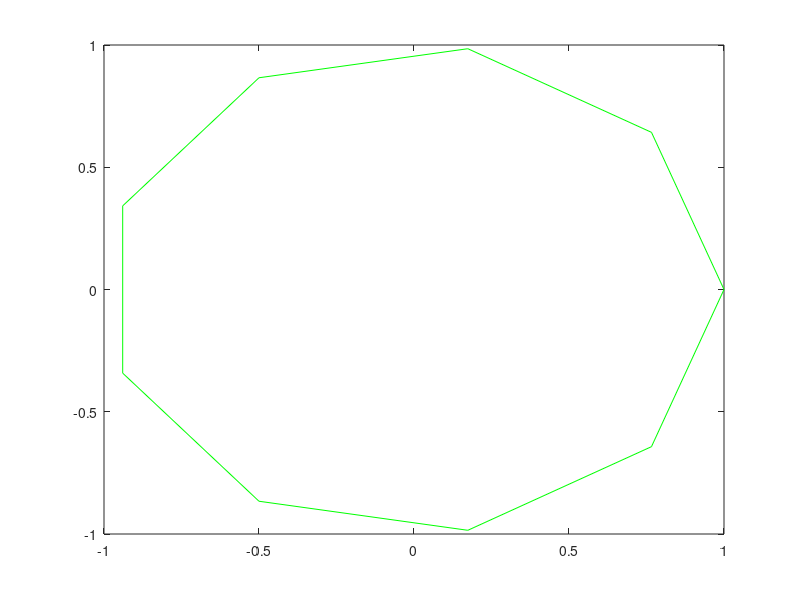

The MATLAB script that drew this image: (Note: this script raises an error after producing the figure.)
function [XX,YY,ZZ]=objectBuilder
% this function is for building a 3D object
%
% idea is that you draw various slices from a to down view, starting 
% from the bottom
%
% Do the shape in the bottom layer. Then alter these points
% in the next layer. You need the same number of control points in each
% layer. When done with a layer click return
% when finished click return and it will finish
% if you want a solid top need to do another layer with all points 
% close to the centre
%
% can reedit later
% eg to change height of layer 3 do ZZ(ZZ==3)=2.5

% make the base
xx=[];
yy=[];
XX=[];
YY=[];
ZZ=[];
figure(1)
clf
axis([-1 1 -1 1])
th=linspace(0,2*pi,10);
plot(cos(th),sin(th),'g')
hold on
while(1)
    [x,y]=ginput(1);
    if isempty(x)
        plot([xx(end),xx(1)],[yy(end),yy(1)],'k-')
        break
    end
    if ~isempty(xx)
        plot(x,y,'kx')
        plot([x,xx(end)],[y,yy(end)],'k-')
    else
        plot(x,y,'kx')
        hold on
    end
%     axis(10*[-1 1 -1 1])
    xx=[xx,x];
    yy=[yy,y];
end
X0=xx;
Y0=yy;
j=0;
while(1)
    j=j+1;
    X1=X0;
    Y1=Y0;
    % make next level
    action='select';
    while(1)
        [x,y]=ginput(1);
        if isempty(x)
            break
        end
        switch action
            case 'select'
                % find the nearest point
                d2=dist2([x,y],[X1(:),Y1(:)]);
                [val,ind]=min(d2);
                action='place';
            case 'place'
                % replace
                X1(ind)=x;
                Y1(ind)=y;
                hold off
                plot(X0,Y0,'kx')
                hold on
                plot(X0,Y0,'k-')
                plot(X1,Y1,'r')
                action='select';
        end
    end
    [X,Y,Z]=buildPatches(X0,Y0,X1,Y1);
    XX=[XX;X];
    YY=[YY;Y];
    ZZ=[ZZ;Z+j];
    figure(2)
    fill3(XX',YY',ZZ','g')
    figure(1)
    X0=X1;
    Y0=Y1;
    [x,y]=ginput(1);
    if isempty(x)
        break
    end
end

Z=Z-1;

function [X,Y,Z]=buildPatches(X0,Y0,X1,Y1)
X=[];
Y=[];
Z=[];
for i=1:length(X0)-1
    x01=X0(i);
    x02=X0(i+1);
    y01=Y0(i);
    y02=Y0(i+1);
    x11=X1(i);
    x12=X1(i+1);
    y11=Y1(i);
    y12=Y1(i+1);

%     fill3([x01,x02,x11],[y01,y02,y11],[0,0,1],'w');
%     hold on
%     fill3([x02,x11,x12],[y02,y11,y12],[0,1,1],'w');
    X=[X;[x01,x02,x11];[x02,x11,x12]];
    Y=[Y;[y01,y02,y11];[y02,y11,y12]];
    Z=[Z;[0,0,1];[0,1,1]];

end

x01=X0(end);
x02=X0(1);
y01=Y0(end);
y02=Y0(1);
x11=X1(end);
x12=X1(1);
y11=Y1(end);
y12=Y1(1);

% fill3([x01,x02,x11],[y01,y02,y11],[0,0,1],'w');
% fill3([x02,x11,x12],[y02,y11,y12],[0,1,1],'w');

X=[X;[x01,x02,x11];[x02,x11,x12]];
Y=[Y;[y01,y02,y11];[y02,y11,y12]];
Z=[Z;[0,0,1];[0,1,1]];
